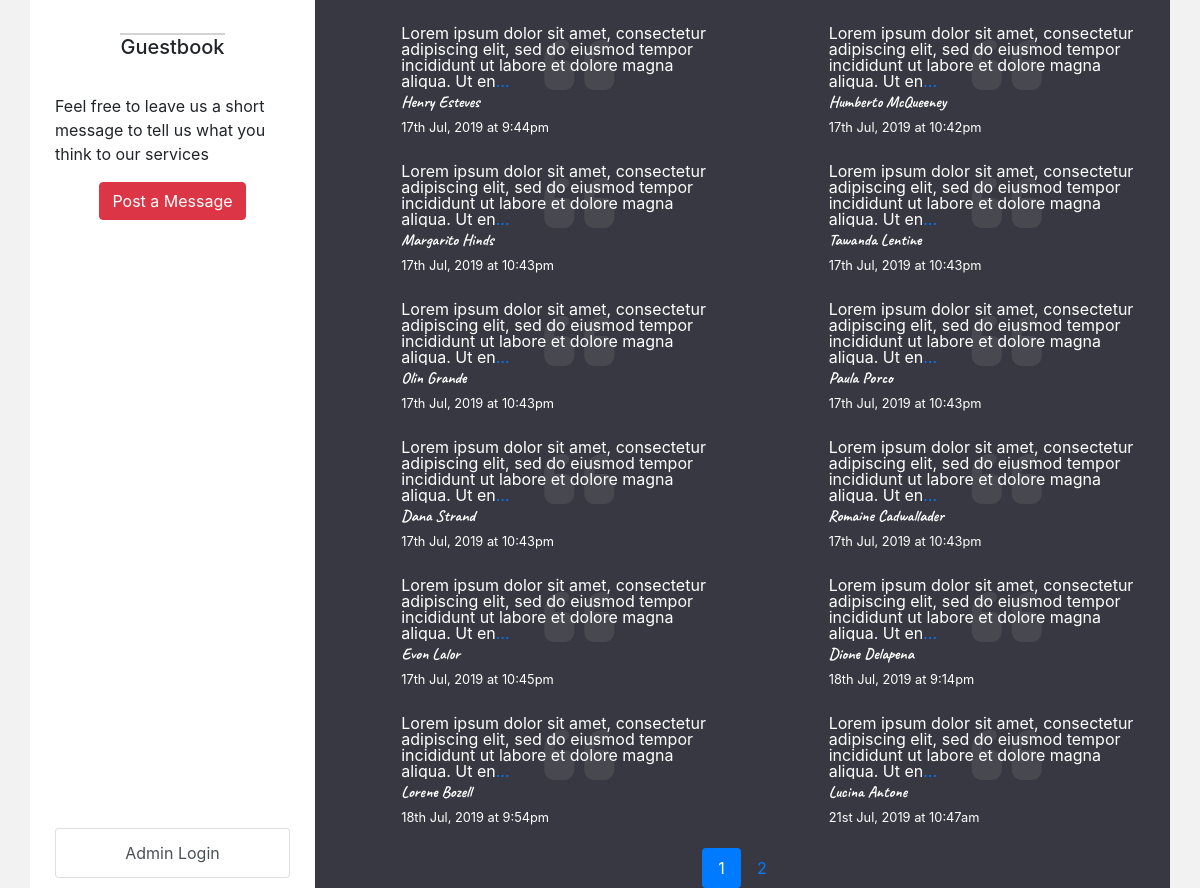
The page / on the database its author committed.
### tables this page shows
CREATE TABLE `messages` (
  `message_id` int(11) NOT NULL,
  `name` varchar(40) NOT NULL,
  `message` text NOT NULL,
  `approved` tinyint(4) NOT NULL DEFAULT 0,
  `date_modified` datetime NOT NULL DEFAULT current_timestamp() ON UPDATE current_timestamp(),
  `date_created` timestamp NOT NULL DEFAULT current_timestamp()
);

### application/controllers/messagesController.php (called while the page is built, shortened)
<?php
class MessagesController extends Controller
{
    public function view()
    {
        $allMessages = array_chunk(Message::getSome(["approved" => 1]), $this->settings->per_page);
        $admin = $this->currentUser->isAdmin();
        include("application/views/messages/all.php");
        $view = ob_get_clean();
        return new Response($view);
    }
}

### library/application.php (called while the page is built, shortened)
<?php
class Application
{
    private $config;
    private $db;
    private $settings;
    private $routes;
    private $action;
    private $currentUser;
    public function __construct()
    {
        $this->routes = new Routing();
    }
    public function handleRequest()
    {
        $controller = new $controllerName($this->action, $this->currentUser, $this->settings);
        $actionCall = call_user_func(array($controller, $this->action));
        return $actionCall;
    }
    private function loadConfig()
    {
        $this->config = new Config();
        return true;
    }
    private function createDatabase()
    {
        try {
            $this->db = new \PDO("mysql:host=".$this->config->dbHost.";dbname=".$this->config->dbName,
                $this->config->dbUser,
                $this->config->dbPass,
                array(
                    \PDO::ATTR_PERSISTENT => true
                ));
        } catch (\PDOException $e) {
            echo "Could not create database connection. The following error ocurred". $e->getMessage();
            die();
        }
    }
    private function loadSettings()
    {
        $this->settings = new Settings($this->db);
        return $this->settings->loadSettings();
    }
    private function routeURL($url)
    {
        $route = $this->routes->routes[$url];
        $this->action = $route["action"];
    }
    public function authUser()
    {
        $this->currentUser = new User();
        if(!array_key_exists("token", $_SESSION))
            return;
        $token = $_SESSION["token"];
        $results = User::getSome(["session_token" => $token]);
        $user = $results[0];
        $this->currentUser = $user;
    }
}

### index.php (called while the page is built, shortened)
<?php
spl_autoload_register(function($class){
    $classArray = explode("\\", $class);
    if($classArray[2] == "library") {
        return;
    }
    if($classArray[2] == "config") {
        return;
    }
    if($classArray[2] == "application") {
        return;
    }
});
$application = new Application();
$response = $application->handleRequest();

### library/controller.php (called while the page is built, shortened)
<?php
class Controller
{
    public function __construct($action, User $currentUser, Settings $settings)
    {
        $this->currentUser = $currentUser;
        $this->settings = $settings;
    }
}

### library/user.php (called while the page is built, shortened)
<?php
class User extends Model
{
    private $authenticated = false;
    public function isAdmin()
    {
        return $this->authenticated;
    }
}

### library/model.php (called while the page is built, shortened)
<?php
class Model
{
    private static $db;
    protected static $tableName = "";
    public static function setDB(\PDO $db)
    {
        self::$db = $db;
    }
    public static function getSome(array $where)
    {
        $class = get_called_class();
        $columns = [];
        $values = [];
        foreach($where AS $column => $value) {
            $columns[] = "`$column` = :$column";
            $values[":".$column] = $value;
        }
        $sql = "SELECT * FROM ".$class::$tableName." WHERE ".implode(" AND ", $columns);
        $query = self::$db->prepare($sql);
        $result = $query->execute($values);
        $objects = [];
        $dbObjects = $query->fetchAll(\PDO::FETCH_ASSOC);
        foreach($dbObjects AS $row) {
            $objects[] = new $class($row);
        }
        return $objects;
    }
}

### library/settings.php (called while the page is built, shortened)
<?php
class Settings
{
    private $settingNames = ["per_page", "approval"];
    private $settings;
    private $db;
    public function __construct(\PDO $db)
    {
        $this->db = $db;
    }
    public function loadSettings()
    {
        foreach($this->settingNames AS $settingName) {
            $settingValue = $this->fetchSettingValueFromDB($settingName);
            $this->settings[$settingName] = $settingValue;
        }
        return true;
    }
    public function __get($name)
    {
        return $this->settings[$name];
    }
    private function fetchSettingValueFromDB($settingName)
    {
        foreach($this->db->query("SELECT * FROM `settings` WHERE `name` = '$settingName'") AS $row) {
            $value = $row["default_value"];
            if(!is_null($row["value"]))
                $value = $row["value"];
            return $value;
        };
    }
}

### application/views/messages/message.php (the view, shortened to what this page needs)
<div id="message<?= $message->message_id ?>" class="message col-sm-12 col-sm-6 col-lg-5 offset-lg-1">
    <div class="messageBackground"><i class="fas fa-quote-left fa-5x"></i></div>
    <?php if(strlen($message->message) > 132 || substr_count($message->message, "\n") > 2) : ?>
        <div class="messageContent" data-full="<?= nl2br($message->message) ?>">
            <p><?= substr(nl2br($message->message), 0, 129); ?><a href="#" data-toggle="modal" data-target="#expandMessageModal" data-messageid="<?= $message->message_id ?>">...</a></p>
        </div>
    <?php else: ?>
        <div class="messageContent"><p><?= nl2br($message->message); ?></p></div>
    <?php endif; ?>
    <div class="messageFooter">
        <div class="author float-left">
            <span class="authorName"><?= htmlspecialchars($message->name); ?></span><br />
            <?php $dt = new DateTime($message->date_created); ?>
            <span class="small"><?= $dt->format("jS M, Y \a\\t g:ia") ?></span>
        </div>
    </div>
</div>

### application/views/shared/header.php (shortened to what this page needs)
<!DOCTYPE html>
<html lang="en">
<head>
    <link rel="stylesheet" href="https://stackpath.bootstrapcdn.com/bootstrap/4.3.1/css/bootstrap.min.css">
    <link rel="stylesheet" href="public/css/styles.css">
</head>

### application/views/messages/all.php (shortened to what this page needs)
<?php include("application/views/shared/header.php"); ?>
<body>
    <div class="container">
        <div id="contentRow" class="row">
            <?php include("application/views/shared/sidebar.php"); ?>
            <div id="allMessages" class="mainContent col-md-12 col-lg-9">
                <div class="tab-content" id="pages" role="tablist">
                <?php foreach($allMessages AS $page => $messages): ?>
                    <div class="tab-pane fade <?= $page == 0 ? "show active": "" ?>" id="page<?= $page+1 ?>" role="tabpanel">
                        <div class="row">
                        <?php foreach($messages AS $message) {
                            include("application/views/messages/message.php");
                        }
                        ?>
                        </div>
                    </div>
                <?php endforeach; ?>
                </div>
                    <div id="pagination">
                        <nav>
                            <ul class="nav nav-pills justify-content-center" role="tablist">
                                <li class="nav-item"><a class="nav-link active" data-toggle="tab" href="#page1" role="tab">1</a></li>
                                <?php for($i = 2; $i <= count($allMessages); $i++) :?>
                                    <li class="nav-item"><a class="nav-link" data-toggle="tab" href="#page<?= $i ?>" role="tab"><?= $i ?></a></li>
                                <?php endfor; ?>
                            </ul>
                        </nav>
                    </div>
            </div>
        </div>
    </div>
</body>
<?php include("application/views/shared/footer.php"); ?>

### application/views/shared/sidebar.php (shortened to what this page needs)
    <?php include("application/views/shared/greeting.php"); ?>
<div id="largeGreeting" class="d-md-none d-lg-block col-md-12 col-lg-3">
    <?php include("application/views/shared/greeting.php"); ?>
    <div id="largeMenu">
        <div class="list-group">
            <?php if(!$admin) : ?>
                <a href="#" class="list-group-item list-group-item-action" data-toggle="modal" data-target="#loginModal">
                    Admin Login
                </a>
            <?php endif; ?>
        </div>
    </div>
</div>

### application/views/shared/greeting.php
<h5 style="margin-bottom: 35px;"><span style="border-top: 2px solid lightgrey">Guestbook</span></h5>
<p style="text-align: left;">Feel free to leave us a short message to tell us what you think to our services</p>
<button type="button" class="btn btn-danger" data-toggle="modal" data-target="#newMessageModal">Post a Message</button>

### application/views/shared/footer.php
</html>

### library/response.php (shortened to what this page needs)
<?php
class Response
{
    private $content;
    public function __construct($response, $type = self::TEXT_HTML)
    {
        $this->content = $response;
    }
    public function send()
    {
        echo $this->content;
    }
}

### public/css/styles.css (style rules this page uses)
html { min-height: 100vh; }
body { background-color: #f2f2f2; margin: 0; padding: 0; min-height: 100vh !important; }
.container { min-height: 100vh !important; }
#largeGreeting { background-color: white; padding-top: 35px; text-align:center; min-height: 100%; padding-left: 25px; padding-right: 25px; }
#largeMenu { width: 100%; padding-right: 50px; position: absolute; bottom: 10px; }
#contentRow { min-height: 100vh; }
.mainContent { background-color: #383842; min-height: 100vh; }
.message { margin-top: 25px; color: white; }
.messageBackground { width: 100%; text-align: center; position: absolute; color: lightgrey; opacity: 0.1; }
.messageContent { color: white; position: relative; top: 0; left: 0; word-wrap: break-word; height: 4em; line-height: 1em; overflow: hidden; }
#pagination { margin-top: 20px; }
.authorName { font-family: Caveat-Bold; }

### rows shown on the page
messages: message "Lorem ipsum dolor sit amet, consectetur adipiscing elit, sed do eiusmod tempor incididunt ut labore et dolore magna aliqua. Ut en", name "Henry Esteves", date_created "17th Jul, 2019 at 9:44pm"
messages: message "Lorem ipsum dolor sit amet, consectetur adipiscing elit, sed do eiusmod tempor incididunt ut labore et dolore magna aliqua. Ut en", name "Humberto McQueeney", date_created "17th Jul, 2019 at 10:42pm"
messages: message "Lorem ipsum dolor sit amet, consectetur adipiscing elit, sed do eiusmod tempor incididunt ut labore et dolore magna aliqua. Ut en", name "Margarito Hinds", date_created "17th Jul, 2019 at 10:43pm"
messages: message "Lorem ipsum dolor sit amet, consectetur adipiscing elit, sed do eiusmod tempor incididunt ut labore et dolore magna aliqua. Ut en", name "Tawanda Lentine", date_created "17th Jul, 2019 at 10:43pm"
messages: message "Lorem ipsum dolor sit amet, consectetur adipiscing elit, sed do eiusmod tempor incididunt ut labore et dolore magna aliqua. Ut en", name "Olin Grande", date_created "17th Jul, 2019 at 10:43pm"
messages: message "Lorem ipsum dolor sit amet, consectetur adipiscing elit, sed do eiusmod tempor incididunt ut labore et dolore magna aliqua. Ut en", name "Paula Porco", date_created "17th Jul, 2019 at 10:43pm"
messages: message "Lorem ipsum dolor sit amet, consectetur adipiscing elit, sed do eiusmod tempor incididunt ut labore et dolore magna aliqua. Ut en", name "Dana Strand", date_created "17th Jul, 2019 at 10:43pm"
messages: message "Lorem ipsum dolor sit amet, consectetur adipiscing elit, sed do eiusmod tempor incididunt ut labore et dolore magna aliqua. Ut en", name "Romaine Cadwallader", date_created "17th Jul, 2019 at 10:43pm"
messages: message "Lorem ipsum dolor sit amet, consectetur adipiscing elit, sed do eiusmod tempor incididunt ut labore et dolore magna aliqua. Ut en", name "Evon Lalor", date_created "17th Jul, 2019 at 10:45pm"
messages: message "Lorem ipsum dolor sit amet, consectetur adipiscing elit, sed do eiusmod tempor incididunt ut labore et dolore magna aliqua. Ut en", name "Dione Delapena", date_created "18th Jul, 2019 at 9:14pm"
messages: message "Lorem ipsum dolor sit amet, consectetur adipiscing elit, sed do eiusmod tempor incididunt ut labore et dolore magna aliqua. Ut en", name "Lorene Bozell", date_created "18th Jul, 2019 at 9:54pm"
messages: message "Lorem ipsum dolor sit amet, consectetur adipiscing elit, sed do eiusmod tempor incididunt ut labore et dolore magna aliqua. Ut en", name "Lucina Antone", date_created "21st Jul, 2019 at 10:47am"
